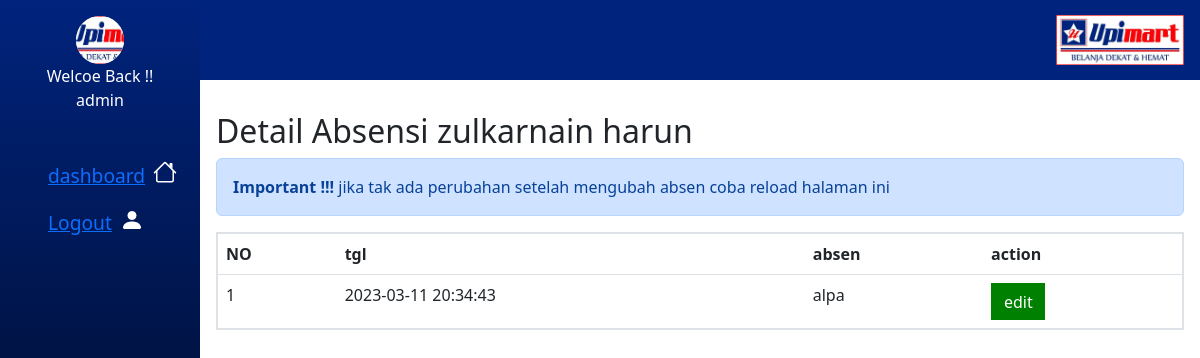
The app's page /detail_absen.php?karyawan=23&nama=zulkarnain harun (signed in) with its own data.
### tables this page shows
CREATE TABLE IF NOT EXISTS `karyawan` (
  `id_karyawan` int(200) NOT NULL AUTO_INCREMENT,
  `nama` varchar(200) NOT NULL,
  `hp` varchar(12) NOT NULL,
  `alamat` text DEFAULT NULL,
  `shif` varchar(20) DEFAULT NULL,
  `pic` varchar(200) DEFAULT NULL,
  PRIMARY KEY (`id_karyawan`)
);

CREATE TABLE IF NOT EXISTS `absensi` (
  `id` int(200) NOT NULL AUTO_INCREMENT,
  `id_karyawan` int(200) NOT NULL,
  `tgl` int(200) NOT NULL,
  `absen` varchar(10) DEFAULT NULL,
  `date` varchar(200) DEFAULT NULL,
  PRIMARY KEY (`id`),
  KEY `fk_absen_karyawan` (`id_karyawan`)
);

### helper/Home_user.php (called while the page is built)
<?php
function Home_user($conn, $user)
{
    $stmt = $conn->prepare("SELECT * FROM karyawan WHERE nama = ? ");
    $stmt->execute([$user]);
    $result = $stmt->get_result();
    $user = $result->fetch_assoc();
    return $user;
}

### detail_absen.php (the view, shortened to what this page needs)
<?php
require_once "./layout/header.php";
require_once "./layout/nav.php";
require_once "./helper/Home_user.php";
$conn = conn();
$user = Home_user($conn, $_SESSION['user']);
if (isset($_GET['karyawan'])) {
    $karyawan = $_GET['karyawan'];
    $nama = $_GET['nama'];
    $stmt = $conn->prepare("SELECT karyawan.nama, absensi.tgl, absensi.absen, karyawan.id_karyawan FROM karyawan  JOIN absensi ON (karyawan.id_karyawan = absensi.id_karyawan) WHERE absensi.id_karyawan = ?");
    $stmt->execute([$karyawan]);
    $result = $stmt->get_result();
}
?>
<!DOCTYPE html>
<html lang="en">
<head>
    <link rel="stylesheet" href="./css/style.css">
    <link rel="stylesheet" href="./css/bootstrap.css">
</head>
<body>
    <?php
    nav($user['nama'], $user['pic']);
    ?>
    <main class="absen-page">
        <h2>Detail Absensi <?= $nama; ?></h2>
        <div class="alert alert-primary" role="alert">
            <strong>Important !!!</strong>
            jika tak ada perubahan setelah mengubah absen coba reload halaman ini
        </div>
        <div class="table-wrapper">
            <table class="table">
                <tr>
                    <th>NO</th>
                    <th>tgl</th>
                    <th>absen</th>
                    <th>action</th>
                </tr>
                <?php
                $no = 1;
                if ($result->num_rows > 0) : ?>
                    <?php while ($row = $result->fetch_assoc()) : ?>
                        <tr>
                            <td><?= $no++; ?></td>
                            <td>
                                <?php
                                echo date("Y-m-d H:i:s", $row['tgl']);
                                ?>
                            </td>
                            <td><?= $row['absen']; ?></td>
                            <td>
                                <button type="button" class="edit" data-bs-toggle="modal" data-bs-target="#exampleModal">
                                    edit
                                </button>
                            </td>
                        </tr>
                    <?php endwhile; ?>
                <?php endif; ?>
            </table>
        </div>
    </main>
</body>
</html>

### layout/nav.php (shortened to what this page needs)
<?php
function nav($user = '', $pic = '')
{
    if ($_SESSION['login']) {
        if ($user == 'admin') {
            echo <<<nav
                <nav >
                <img src="./img/x.png" alt="close" class="close">
                <div class="avatar-wrapper">
                <img src="./user_pic/$pic" alt="admin" class="avatar">
                <span class="say">Welcoe Back !!</span>
                <span class="username">$user</span>
                </div>
                <ul>
                <li><a href="dashboard.php">dashboard</a></li>
                <li><a href="logout.php">Logout</a> </li>
                </ul>
            </nav>
            nav;
        }
        return;
    }
}

### css/style.css (style rules this page uses)
* { margin: 0; padding: 0; box-sizing: border-box; }
:root { --color--primary: #00237d; --color-secondary: #7bb0ff; --black: #0d0d0d; --grey: #2e2e2e; --font-poppins: "poppins", sans-serif; }
body { color: var(--color--primary); font-family: var(--font-poppins); width: 100%; overflow: hidden; }
a { text-decoration: none; color: inherit; }
ul { list-style-type: none; }
img { width: 100%; }
body { display: grid; grid-template-areas: "nav header" "nav main"; grid-template-columns: 0.2fr 1fr; grid-template-rows: max-content 1fr; overflow-y: auto; }
nav { grid-area: nav; display: flex; flex-direction: column; gap: 2rem; background-image: linear-gradient(to bottom, var(--color--primary), black); color: white; height: 100vh; padding: 1rem; z-index: 10000; }
nav .avatar-wrapper { display: flex; flex-direction: column; align-items: center; text-align: center; }
.avatar-wrapper img { width: 3rem; height: 3rem; object-fit: cover; background-color: white; border-radius: 50%; overflow: hidden; }
.avatar-wrapper .say { font-size: clamp(0.8rem, 2vw, 1rem); width: max-content; }
.avatar-wrapper .username { font-size: clamp(0.6rem, 2vw, 1rem); width: max-content; }
nav ul { margin-top: 1rem; display: flex; flex-direction: column; gap: 1rem; font-size: clamp(1rem, 2vw, 1.2rem); }
nav ul li { display: flex; align-items: center; gap: 0.5rem; }
nav ul li:nth-child(1)::after { content: url(./../img/house.png); }
nav ul li:nth-child(2)::after { content: url(./../img/person-fill.png); }
main { grid-area: main; padding: 2rem 1rem; }
.absen-page button { padding: 0.4rem 0.8rem; border: none; color: white; margin: auto; }
.absen-page .edit { background: green; }
table { width: 100%; text-align: left; }
table, tr, td, th { border: 2px solid var(--color--primary); border-collapse: collapse; overflow: auto; }
th, td { padding: 0.5rem 1rem; }
.table-wrapper { overflow-y: auto; margin: 0.5rem 0; }

### records on screen
karyawan: pic (picture), nama "admin"
absensi: tgl "2023-03-11 20:34:43", absen "alpa"

### other values on screen
$nama "zulkarnain harun"
